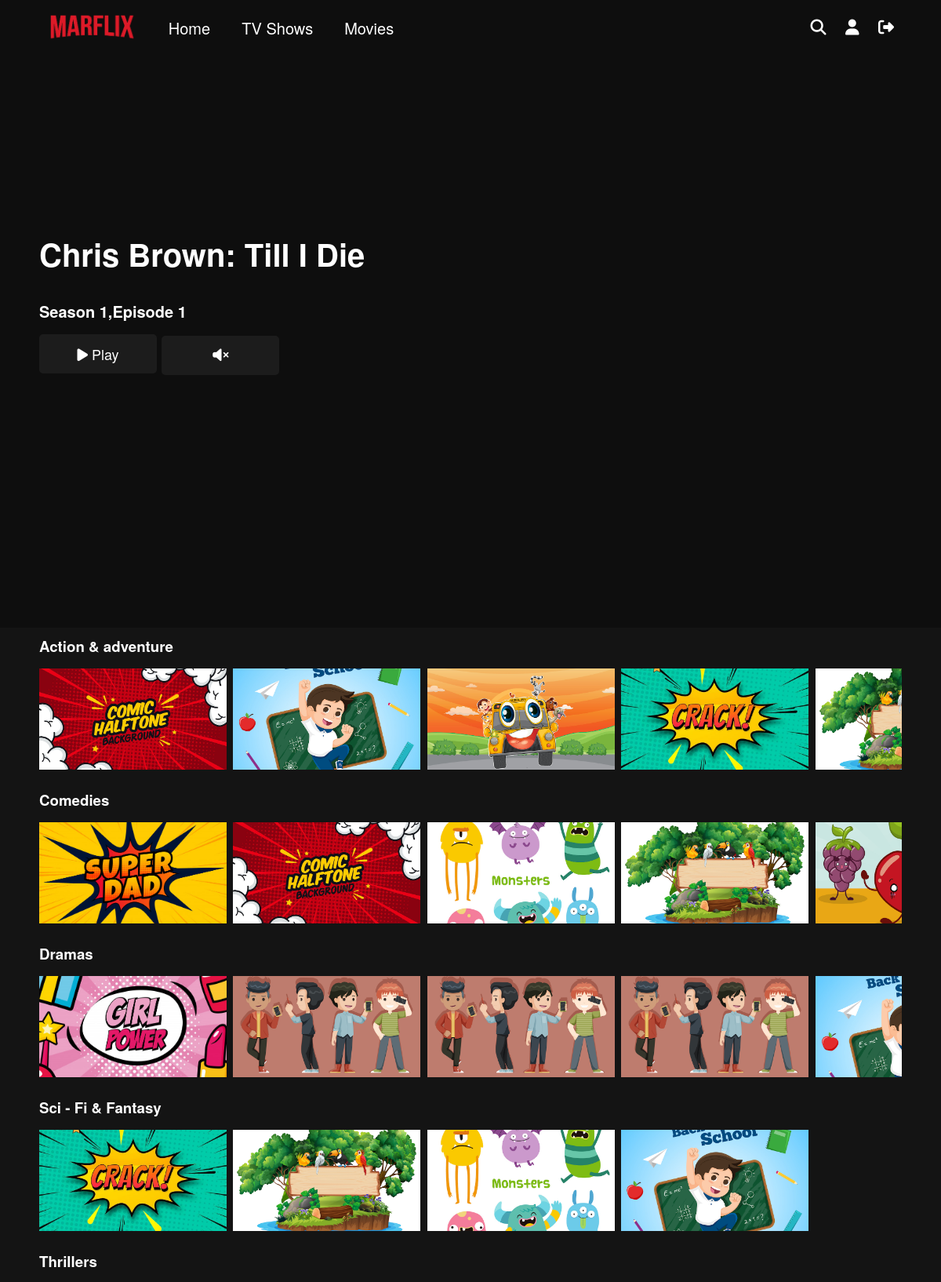
/index.php (signed in, upper part), run on the app's committed database.
### tables this page shows
CREATE TABLE `entities` (
  `id` int(11) NOT NULL,
  `name` varchar(250) NOT NULL,
  `thumbnail` varchar(250) NOT NULL,
  `preview` varchar(250) NOT NULL,
  `categoryId` int(11) NOT NULL
);

CREATE TABLE `videos` (
  `id` int(11) NOT NULL,
  `title` varchar(70) NOT NULL,
  `description` varchar(1000) NOT NULL,
  `filePath` varchar(250) NOT NULL,
  `isMovie` tinyint(1) NOT NULL,
  `uploadDate` datetime NOT NULL DEFAULT current_timestamp(),
  `releaseDate` date NOT NULL,
  `views` int(11) NOT NULL DEFAULT 0,
  `duration` varchar(10) NOT NULL,
  `season` int(11) DEFAULT 0,
  `episode` int(11) DEFAULT 0,
  `entityId` int(11) NOT NULL
);

CREATE TABLE `categories` (
  `id` int(11) NOT NULL,
  `name` varchar(50) NOT NULL
);

### index.php (called while the page is built)
<?php
require_once("includes/header.php");
$preview=new PreviewProvider($con,$userLoggedIn);
$preview->createPreviewVideo(null);
$category=new CategoryContainer($con,$userLoggedIn);
$category->getCategories();
?>

### includes/classes/EntityProvider.php (called while the page is built, shortened)
<?php
class EntityProvider{
    public static function getEntity($con,$categoryId,$limit){
        $sql="Select * from entities ";
        if($categoryId!=null){
            $sql .="where categoryId=:categoryId ";
        }
        $sql.="ORDER BY RAND() LIMIT :limit";
        $query=$con->prepare($sql);
        IF($categoryId!=null){
            $query->bindValue(":categoryId",$categoryId);
        }
        $query->bindValue(":limit",$limit,PDO::PARAM_INT);
        $query->execute();
        $result=array();
        while($row=$query->fetch(PDO::FETCH_ASSOC)){
            $result[]=new Entity($con,$row);
        }
        return $result;
    }
}
?>

### includes/classes/Entity.php (called while the page is built, shortened)
<?php
class Entity{
    private $sqlData;
        public function __construct($con,$input){
            $this->con=$con;
            if(is_array($input)){
                $this->sqlData=$input;
            }
            else{
                $query=$this->con->prepare("select * from entities where id=:id");
                $query->bindValue(":id",$input);
                $query->execute();
                $this->sqlData=$query->fetch(PDO::FETCH_ASSOC);
            }
        }
        public function getId(){
            return $this->sqlData["id"];
        }
        public function getName(){
            return $this->sqlData["name"];
        }
        public function getThumbnail(){
            return $this->sqlData["thumbnail"];
        }
        public function getPreview(){
            return $this->sqlData["preview"];
        }
}
?>

### includes/classes/VideoProvider.php (called while the page is built, shortened)
<?php
class VideoProvider
{
    public static function getEntityVideoForUser($con, $entityId, $username)
    {
        $query = $con->prepare("Select videoId from videoprogress
                                inner join videos
                                on videoprogress.videoId=videos.id
                                where videos.entityId=:entityId
                                and videoprogress.username=:username
                                order BY videoprogress.dateModified DESC limit 1;");
        $query->bindValue(":entityId", $entityId);
        $query->bindValue(":username", $username);
        $query->execute();
        if ($query->rowCount() == 0) {
            $query = $con->prepare("Select id from videos
                                   where entityId=:entityId
                                   order by season,episode ASC limit 1");
            $query->bindValue(":entityId", $entityId);
            $query->execute();
        }
        return $query->fetchColumn();
    }
}
?>

### includes/classes/Video.php (called while the page is built, shortened)
<?php
class Video{
    private $con;
    private $sqlData;
        public function __construct($con,$input){
            $this->con=$con;
            if(is_array($input)){
                $this->sqlData=$input;
            }
            else{
                $query=$this->con->prepare("select * from videos where id=:id");
                $query->bindValue(":id",$input);
                $query->execute();
                $this->sqlData=$query->fetch(PDO::FETCH_ASSOC);
            }
            $this->entity=new Entity($con,$this->sqlData["entityId"]);
        }
        public function getId(){
            return $this->sqlData["id"];
        }
        public function getEpisodeNumber(){
            return $this->sqlData["episode"];
        }
        public function getSeasonNumber(){
            return $this->sqlData["season"];
        }
        public function getSeasonAndEpisode(){
            $season=$this->getSeasonNumber();
            $episode=$this->getEpisodeNumber();
            return "Season $season,Episode $episode";
        }
        public function isMovie(){
            return $this->sqlData["isMovie"]==1;
        }
        public function isInProgress($username){
            $query=$this->con->prepare("Select * from videoprogress where videoId=:videoId and username=:username");
            $query->bindValue(":videoId",$this->getId());
            $query->bindValue(":username",$username);
            $query->execute();
            return $query->rowCount()!=0;
        }
}
?>

### includes/classes/PreviewProvider.php (the view, shortened to what this page needs)
<?php
class PreviewProvider
{
    private $con;
    private $username;
    public function __construct($con, $userName)
    {
        $this->con = $con;
        $this->username = $userName;
    }
    public function createPreviewVideo($entity)
    {
        if ($entity == null) {
            $entity = $this->getRandomEntity();
        }
        $id = $entity->getId();
        $name = $entity->getName();
        $thumbnail = $entity->getThumbnail();
        $preview = $entity->getPreview();
        $videoId=VideoProvider::getEntityVideoForUser($this->con,$id,$this->username);
        $video=new Video($this->con,$videoId);
        $seasonEpisode=$video->getSeasonAndEpisode();
        $subHeading=$video->isMovie()?"":"<h4>$seasonEpisode</h4>";
        $isProgress=$video->isInProgress($this->username);
        $playButtonText=$isProgress?"Continue Watching":"Play";
        echo "<div class='previewContainer'>
                    <img src='$thumbnail' class='previewImage' hidden>
                    <video autoplay muted class='previewVideo' onended='previewEnded()'>
                        <source src='$preview' >
                    </video>
                    <div class='previewOverlay'>
                        <div class='mainDetails'>
                            <h1>$name</h1>
                            $subHeading
                            <div class='buttons'>
                                <button onclick='watchVideo($videoId)'><i class='fas fa-play'></i> $playButtonText</button>
                                <button onClick='volumeToggle(this)'><i class='fas fa-volume-mute'></i></button>
                            </div>
                        </div>
                    </div>
                </div>";
    }
    public function createEntityPreviewSquare($entity){
        $id=$entity->getId();
        $thumbnail=$entity->getThumbnail();
        $name=$entity->getName();
        return "<a href='entity.php?id=$id'>
                    <div class='previewContainer small'>
                        <img src='$thumbnail' title='$name'>
                    </div>
                </a>";
    }
    public function getRandomEntity()
    {
        $entity=EntityProvider::getEntity($this->con,null,1);
        return $entity[0];
    }
}
?>

### includes/header.php (shortened to what this page needs)
<?php
require_once("includes/config.php");
require_once("includes/classes/PreviewProvider.php");
require_once("includes/classes/Entity.php");
require_once("includes/classes/CategoryContainer.php");
require_once("includes/classes/EntityProvider.php");
require_once("includes/classes/Video.php");
require_once("includes/classes/VideoProvider.php");
?>
<html lang="en">
<head>
    <link rel="stylesheet" href="assets/styles/style.css">
</head>
<body>
    <div class="wrapper">
<?php
if(!isset($hideNav)){
    include_once("includes/navBar.php");
}
?>

### includes/navBar.php
<div class="topBar">
    <div class="logoContainer">
        <a href="index.php">
            <img src="assets/styles/imgs/netflix.png" alt="Netflix logo" />
        </a>
    </div>
    <ul class="nav-links">
        <li><a href="index.php">Home</a></li>
        <li><a href="shows.php">TV Shows</a></li>
        <li><a href="movies.php">Movies</a></li>
    </ul>
    <div class="topRight">
        <a href="search.php"><i class="fas fa-search"></i></a>
        <a href="profile.php"><i class="fas fa-user"></i></a>
        <a href="logout.php"><i class="fas fa-sign-out-alt"></i></a>
    </div>
</div>

### includes/classes/CategoryContainer.php (shortened to what this page needs)
<?php
class CategoryContainer
{
    private $con;
    private $username;
    public function __construct($con, $username)
    {
        $this->con = $con;
        $this->username = $username;
    }
    public function getCategories()
    {
        $query = $this->con->prepare("Select * from categories");
        $query->execute();
        $html = "<div class='categoryContainer'>";
        while ($row = $query->fetch(PDO::FETCH_ASSOC)) {
            $html .= $this->getCategoryHtml($row, null, true, true);
        }
        echo $html . "</div>";
    }
    private function getCategoryHtml($sqlData, $title, $tvShows, $movies)
    {
        $categoryId = $sqlData["id"];
        $title = $title == null ? $sqlData["name"] : $title;
        if ($tvShows && $movies) {
            $entities = EntityProvider::getEntity($this->con, $categoryId, 30);
        } else if ($tvShows) {
            $entities = EntityProvider::getTVShowEntity($this->con, $categoryId, 30);
        } else {
            $entities = EntityProvider::getMovieEntity($this->con, $categoryId, 30);
        }
        if (sizeof($entities) == 0) {
            return;
        }
        $entitiesHtml = "";
        $previewProvider = new PreviewProvider($this->con, $this->username);
        foreach ($entities as $entity) {
            $entitiesHtml .= $previewProvider->createEntityPreviewSquare($entity);
        }
        return "<div class='category'>
                    <h3><a href='category.php?id=$categoryId'>
                        $title
                    </a></h3>
                    <div class='entities'>
                        $entitiesHtml
                    </div>
                </div>";
    }
}
?>

### assets/styles/style.css (style rules this page uses)
* { margin: 0; padding: 0; box-sizing: border-box; font-family: Netflix Sans, Helvetica Neue, Segoe UI, Roboto, Ubuntu, sans-serif; }
h3 { color: #e5e5e5; margin-bottom: 15px; text-decoration: none; }
a { text-decoration: none; color: #fff; }
.wrapper { min-width: 1050px; min-height: 100%; background-color: #141414; }
.previewContainer { position: relative; display: flex; }
.previewContainer.small { width: 239px; height: 129px; margin-right: 4px; display: inline-flex; }
.previewContainer.small img { width: 100%; height: 100%; object-fit: cover; }
.previewVideo, .previewImage { width: 100%; height: 100vh; object-fit: cover; }
.previewOverlay { background-color: rgba(0, 0, 0, 0.3); width: 100%; height: 100%; position: absolute; }
.mainDetails { position: relative; top: 35%; margin-left: 50px; display: flex; flex-direction: column; }
.previewOverlay .mainDetails h1 { font-size: 40px; margin: 15px 0; color: #fff; }
.previewOverlay .mainDetails h4 { font-size: 20px; margin: 15px 0; color: #fff; }
.mainDetails .buttons button { min-width: 150px; height: 50px; max-height: 50px; background-color: rgba(51, 51, 51, .4); border: none; outline: none; border-radius: 5px; color: #fff; font-size: 18px; margin-right: 2px; margin-bottom: 18px; padding: 0 38px; cursor: pointer; }
.category { display: flex; flex-direction: column; padding: 10px 0; }
.entities, .videos { overflow-x: auto; overflow-y: hidden; white-space: nowrap; }
.categoryContainer { padding: 0 50px; }
.topBar { position: fixed; width: 100%; z-index: 2; display: flex; align-items: center; padding: 0 60px; height: 70px; box-sizing: border-box; min-width: 1050px; transition: background-color 200ms linear; }
.logoContainer { height: 40px; }
.logoContainer img { height: 100%; }
.nav-links { display: flex; list-style: none; }
.nav-links a { color: #fff; margin-left: 40px; font-size: 20px; }
.topRight { flex: 1; text-align: right; }
.topRight i { color: #fff; font-size: 20px; margin-left: 10px; }
.topRight a { margin-left: 10px; }

### data on the page
entities: name "Chris Brown: Till I Die"
videos: seasonEpisode "Season 1,Episode 1"
categories: name "Action & adventure"
entities: thumbnail (picture)
entities: thumbnail (picture)
entities: thumbnail (picture)
entities: thumbnail (picture)
entities: thumbnail (picture)
categories: name "Comedies"
entities: thumbnail (picture)
entities: thumbnail (picture)
entities: thumbnail (picture)
entities: thumbnail (picture)
entities: thumbnail (picture)
categories: name "Dramas"
entities: thumbnail (picture)
entities: thumbnail (picture)
entities: thumbnail (picture)
entities: thumbnail (picture)
entities: thumbnail+name (picture)
categories: name "Sci - Fi & Fantasy"
entities: thumbnail (picture)
entities: thumbnail (picture)
entities: thumbnail (picture)
entities: thumbnail (picture)
categories: name "Thrillers"

### other printed values
$playButtonText "Play"
